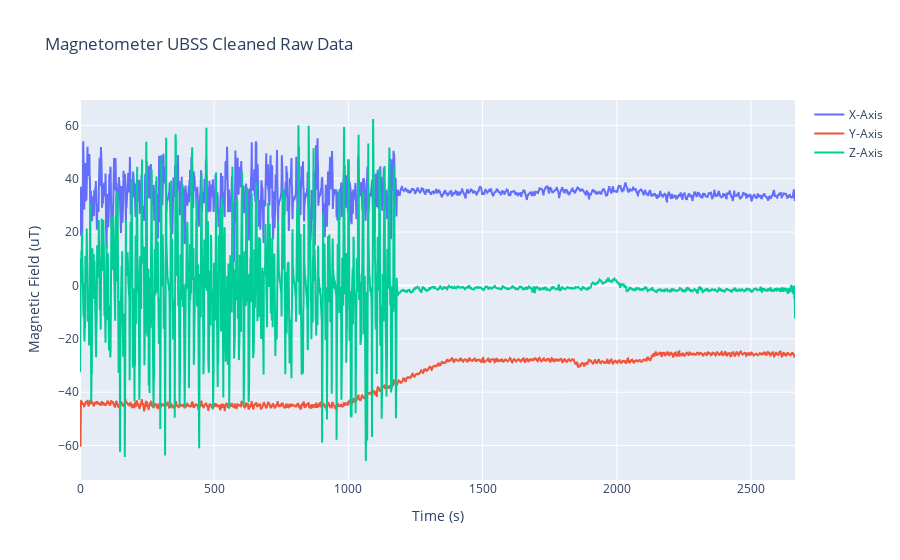
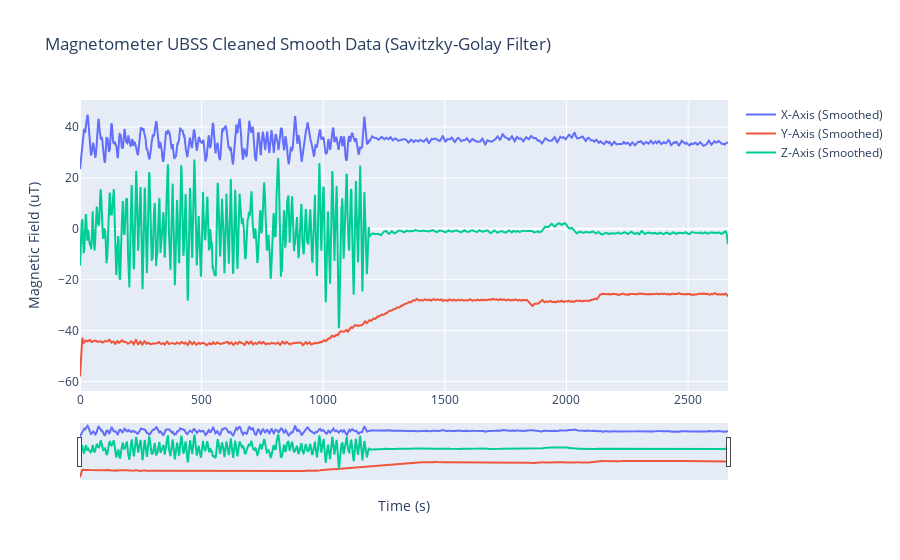
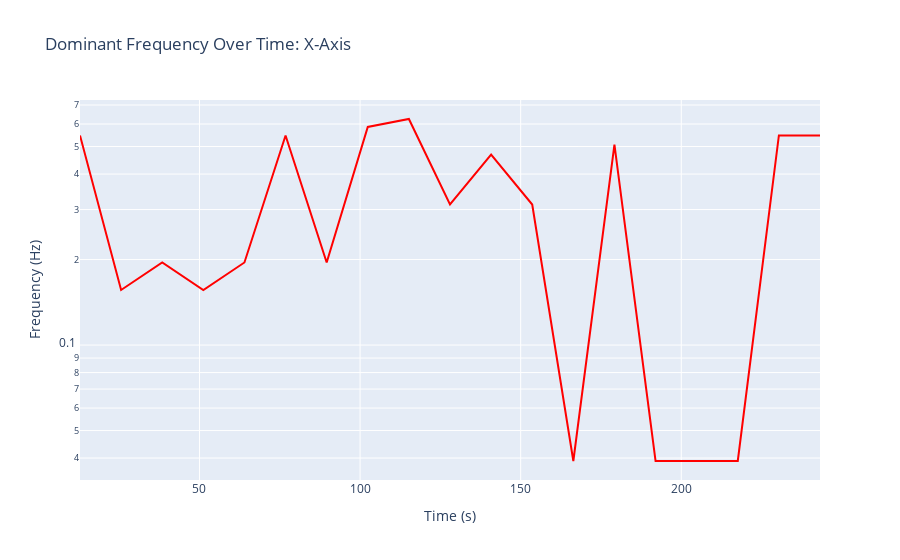
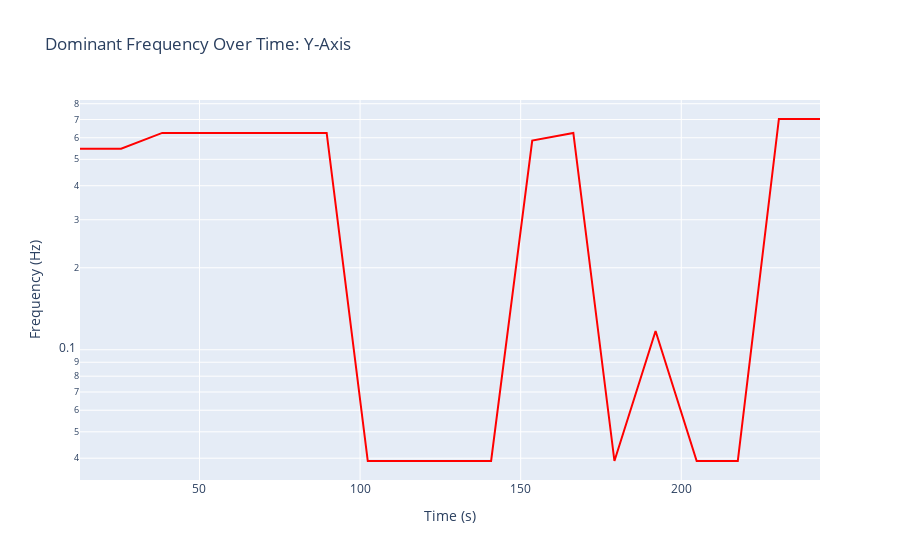

The code cell stored with these charts, in order, in its notebook:
### Code cell
import numpy as np
import matplotlib.pyplot as plt
import plotly.graph_objects as go
import sys
sys.path.append(r'C:\Users\ASUS\Desktop\ubss\MAGPRIME')
from magprime.algorithms import UBSS
from magprime.algorithms import NESS
from magprime.utility import calculate_coupling_coefficients
from scipy import signal
from scipy.signal import savgol_filter

# Function to load data from the .dat file
def load_data(file_path):
    try:
        # Skip the first row (header) and handle comments
        data = np.loadtxt(file_path, usecols=(0, 1, 2, 3, 4, 5, 6, 7, 8, 9, 10, 11))
    except Exception as e:
        print(f"Error loading data: {e}")
        data = np.array([])  # Return an empty array in case of an error
    return data

# Path to the data file
file_path = r"C:\Users\ASUS\Desktop\ubss\onetq_mag_10_1.txt"

if B.size == 0:
    raise ValueError("Failed to load data or data is empty")
    
# Check for rows with all zeros (likely due to invalid entries)
if not B.any(axis=1).all():
    print("Warning: Some rows contain only zeros due to invalid entries.")

# Load data
B = load_data(file_path)

Ba = B.T  # Transpose to separate columns

# Separate into individual arrays for each magnetometer's X, Y, Z components
B_X1, B_Y1, B_Z1 = Ba[0], Ba[1], Ba[2]
B_X2, B_Y2, B_Z2 = Ba[3], Ba[4], Ba[5]
B_X3, B_Y3, B_Z3 = Ba[6], Ba[7], Ba[8]
B_X4, B_Y4, B_Z4 = Ba[9], Ba[10], Ba[11]

# Print sample data to verify values
print("Sample data for verification:")
print("B_Y1:", B_Y1[:5])
print("B_Y2:", B_Y2[:5])
print("B_Y3:", B_Y3[:5])
print("B_Y4:", B_Y4[:5])


# Stack the data into 2D arrays for each magnetometer (3 x n for each)
B1 = np.vstack((B_X1, B_Y1, B_Z1))
B2 = np.vstack((B_X2, B_Y2, B_Z2))
B3 = np.vstack((B_X3, B_Y3, B_Z3))
B4 = np.vstack((B_X4, B_Y4, B_Z4))

# Stack all magnetometer data into a 3D array: (magnetometers, axes, data points)
# Stack all magnetometer data into a 3D array: (magnetometers, axes, data points)
B_ma = np.stack((B1, B2, B3, B4), axis=0)

# Decimate the data to 0.1 Hz
B_qzs = B_ma[:, :, ::2]
# Plot the data for each axis of the four magnetometers
plt.figure(figsize=(15, 15))

# Plot X-Axis Data from Magnetometers
plt.subplot(4, 1, 1)
plt.title("X-Axis Data from Magnetometers")
plt.plot(B_X1, label="Magnetometer 1")
plt.plot(B_X2, label="Magnetometer 2")
plt.plot(B_X3, label="Magnetometer 3")
plt.plot(B_X4, label="Magnetometer 4")
plt.xlabel("Time (s)")
plt.ylabel("Magnetic Field (µT)")
plt.legend()

# Plot Y-Axis Data from Magnetometers
plt.subplot(4, 1, 2)
plt.title("Y-Axis Data from Magnetometers")
plt.plot(B_Y1, label="Magnetometer 1")
plt.plot(B_Y2, label="Magnetometer 2")
plt.plot(B_Y3, label="Magnetometer 3")
plt.plot(B_Y4, label="Magnetometer 4")
plt.xlabel("Time (s)")
plt.ylabel("Magnetic Field (µT)")
plt.legend()

# Plot Z-Axis Data from Magnetometers
plt.subplot(4, 1, 3)
plt.title("Z-Axis Data from Magnetometers")
plt.plot(B_Z1, label="Magnetometer 1")
plt.plot(B_Z2, label="Magnetometer 2")
plt.plot(B_Z3, label="Magnetometer 3")
plt.plot(B_Z4, label="Magnetometer 4")
plt.xlabel("Time (s)")
plt.ylabel("Magnetic Field (µT)")
plt.legend()


# Verify the shape of the data
if B_ma.shape != (4, 3, B_X1.size):
    raise ValueError("Data shape mismatch. Expected (4, 3, n_samples).")



# Debug: Check shape of B_ma
print(f"Shape of B_ma: {B_ma.shape}")

# Remove invalid rows (if any)
B_ma = B_ma[:, :, B_ma.any(axis=(0, 1))]
print(f"Shape after removing invalid rows: {B_ma.shape}")

# Debug: Check for sufficient samples
if B_ma.shape[2] < 2:
    raise ValueError("Insufficient samples for clustering.")

# Configure UBSS parameters
UBSS.detrend = True
UBSS.sigma = 100  # Adjust based on noise level
UBSS.fs = 10      # Set to the actual sampling frequency
UBSS.cs_iters = 5 # Increase for better convergence
UBSS.bpo = 10     # Increase for higher frequency resolution

# Clean the data using UBSS
B_ubss = UBSS.clean(np.copy(B_ma), triaxial=True)

# Debug: Check the shape of B_ubss
print(f"B_ubss shape: {B_ubss.shape}")

# UBSS cleaned Raw data 

if B_ubss.ndim == 3:
    for i in range(B_ubss.shape[0]):  # Loop over magnetometers
        fig = go.Figure()
        fig.add_trace(go.Scatter(y=B_ubss[i, 0, :], mode='lines', name="X-Axis"))
        fig.add_trace(go.Scatter(y=B_ubss[i, 1, :], mode='lines', name="Y-Axis"))
        fig.add_trace(go.Scatter(y=B_ubss[i, 2, :], mode='lines', name="Z-Axis"))
        fig.update_layout(
            title=f"Magnetometer {i+1}",
            xaxis_title="Time (s)",
            yaxis_title="Magnetic Field (uT)",
            hovermode="x unified"
        )
        fig.show()
else:
    fig = go.Figure()
    fig.add_trace(go.Scatter(y=B_ubss[0, :], mode='lines', name="X-Axis"))
    fig.add_trace(go.Scatter(y=B_ubss[1, :], mode='lines', name="Y-Axis"))
    fig.add_trace(go.Scatter(y=B_ubss[2, :], mode='lines', name="Z-Axis"))
    fig.update_layout(
        title="Magnetometer UBSS Cleaned Raw Data",
        xaxis_title="Time (s)",
        yaxis_title="Magnetic Field (uT)",
        hovermode="x unified"
    )
    fig.show()


# Apply savitzky_Golay filter 
window_length = 21  # Must be odd (e.g., 11, 21, 31)
polyorder = 2       # Polynomial order (e.g., 2 for quadratic, 3 for cubic)
# Create an array to store the smoothed data
B_ubss_smooth = np.zeros_like(B_ubss)

if B_ubss.ndim == 3:
    # Apply the filter to each magnetometer and axis
    for i in range(B_ubss.shape[0]):  # Loop over magnetometers
        for j in range(B_ubss.shape[1]):  # Loop over axes (X, Y, Z)
            B_ubss_smooth[i, j, :] = savgol_filter(B_ubss[i, j, :], window_length, polyorder)
else:
    # Apply the filter to each axis (X, Y, Z)
    for j in range(B_ubss.shape[0]):
        B_ubss_smooth[j, :] = savgol_filter(B_ubss[j, :], window_length, polyorder)



if B_ubss.ndim == 3:
    for i in range(B_ubss.shape[0]):  # Loop over magnetometers
        fig = go.Figure()
        
        # Add smoothed traces
        fig.add_trace(go.Scatter(y=B_ubss_smooth[i, 0, :], mode='lines', name="X-Axis (Smoothed)"))
        fig.add_trace(go.Scatter(y=B_ubss_smooth[i, 1, :], mode='lines', name="Y-Axis (Smoothed)"))
        fig.add_trace(go.Scatter(y=B_ubss_smooth[i, 2, :], mode='lines', name="Z-Axis (Smoothed)"))
        
        # Update layout
        fig.update_layout(
            title=f"Magnetometer {i+1} (Smoothed Data)",
            xaxis_title="Time (s)",
            yaxis_title="Magnetic Field (uT)",
            hovermode="x unified",
            xaxis=dict(
                rangeslider=dict(visible=True),  # Add a range slider for the x-axis
                type="linear"  # Use linear scaling for the x-axis
            ),
            yaxis=dict(
                fixedrange=False  # Allow y-axis to zoom
            )
        )
        fig.show()
else:
    fig = go.Figure()
    
    # Add smoothed traces
    fig.add_trace(go.Scatter(y=B_ubss_smooth[0, :], mode='lines', name="X-Axis (Smoothed)"))
    fig.add_trace(go.Scatter(y=B_ubss_smooth[1, :], mode='lines', name="Y-Axis (Smoothed)"))
    fig.add_trace(go.Scatter(y=B_ubss_smooth[2, :], mode='lines', name="Z-Axis (Smoothed)"))
    
    # Update layout
    fig.update_layout(
        title="Magnetometer UBSS Cleaned Smooth Data (Savitzky-Golay Filter)",
        xaxis_title="Time (s)",
        yaxis_title="Magnetic Field (uT)",
        hovermode="x unified",
        xaxis=dict(
            rangeslider=dict(visible=True),  # Add a range slider for the x-axis
            type="linear"  # Use linear scaling for the x-axis
        ),
        yaxis=dict(
            fixedrange=False  # Allow y-axis to zoom
        )
    )
    fig.show()

# Spectrogram view 

import numpy as np
import plotly.graph_objects as go
from scipy import signal

def plot_frequency_curve(data, fs, axes_labels):
    for i, label in enumerate(axes_labels):
        # Compute the spectrogram
        f, t, Sxx = signal.spectrogram(data[i], fs=fs, nperseg=256, noverlap=128)
        
        # Find the dominant frequency at each time step
        dominant_freq = f[np.argmax(Sxx, axis=0)]
        
        # Create a plot for the dominant frequency curve
        fig = go.Figure()
        
        # Add the dominant frequency curve
        fig.add_trace(go.Scatter(
            x=t,
            y=dominant_freq,
            mode='lines',
            line=dict(color='red', width=2),
            name='Dominant Frequency'
        ))
        
        # Update the layout
        fig.update_layout(
            title=f"Dominant Frequency Over Time: {label}",
            xaxis_title="Time (s)",
            yaxis_title="Frequency (Hz)",
            yaxis_type="log"  # Use logarithmic scale for frequency
        )
        
        # Show the plot
        fig.show()

# Call the function with UBSS-cleaned data
plot_frequency_curve(B_ubss, fs=10, axes_labels=["X-Axis", "Y-Axis", "Z-Axis"])

### Figure 1 — Plotly figure (JSON) as saved in the notebook; plotly's stock layout.template omitted (floating-point values rounded to 4 significant figures; data arrays with more than 128 entries replaced by an {"elided": "..."} marker saying what was removed)
{"data": [{"mode": "lines", "name": "X-Axis", "type": "scatter", "y": {"elided": "2665 float values"}}, {"mode": "lines", "name": "Y-Axis", "type": "scatter", "y": {"elided": "2665 float values"}}, {"mode": "lines", "name": "Z-Axis", "type": "scatter", "y": {"elided": "2665 float values"}}], "layout": {"autosize": true, "hovermode": "x unified", "title": {"text": "Magnetometer UBSS Cleaned Raw Data"}, "xaxis": {"autorange": true, "range": [0, 2664], "title": {"text": "Time (s)"}}, "yaxis": {"autorange": true, "range": [-72.89, 69.48], "title": {"text": "Magnetic Field (uT)"}, "type": "linear"}}}

### Figure 2 — Plotly figure (JSON) as saved in the notebook; plotly's stock layout.template omitted (floating-point values rounded to 4 significant figures; data arrays with more than 128 entries replaced by an {"elided": "..."} marker saying what was removed)
{"data": [{"mode": "lines", "name": "X-Axis (Smoothed)", "type": "scatter", "y": {"elided": "2665 float values"}}, {"mode": "lines", "name": "Y-Axis (Smoothed)", "type": "scatter", "y": {"elided": "2665 float values"}}, {"mode": "lines", "name": "Z-Axis (Smoothed)", "type": "scatter", "y": {"elided": "2665 float values"}}], "layout": {"autosize": true, "hovermode": "x unified", "title": {"text": "Magnetometer UBSS Cleaned Smooth Data (Savitzky-Golay Filter)"}, "xaxis": {"autorange": true, "range": [0, 2664], "rangeslider": {"autorange": true, "range": [0, 2664], "visible": true, "yaxis": {"_template": null, "rangemode": "match"}}, "title": {"text": "Time (s)"}, "type": "linear"}, "yaxis": {"autorange": true, "fixedrange": false, "range": [-63.75, 50.61], "title": {"text": "Magnetic Field (uT)"}, "type": "linear"}}}

### Figure 3 — Plotly figure (JSON) as saved in the notebook; plotly's stock layout.template omitted (floating-point values rounded to 4 significant figures)
{"data": [{"line": {"color": "red", "width": 2}, "mode": "lines", "name": "Dominant Frequency", "type": "scatter", "x": [12.8, 25.6, 38.4, 51.2, 64, 76.8, 89.6, 102.4, 115.2, 128, 140.8, 153.6, 166.4, 179.2, 192, 204.8, 217.6, 230.4, 243.2], "y": [0.5469, 0.1562, 0.1953, 0.1562, 0.1953, 0.5469, 0.1953, 0.5859, 0.625, 0.3125, 0.4688, 0.3125, 0.03906, 0.5078, 0.03906, 0.03906, 0.03906, 0.5469, 0.5469]}], "layout": {"autosize": true, "title": {"text": "Dominant Frequency Over Time: X-Axis"}, "xaxis": {"autorange": true, "range": [12.8, 243.2], "title": {"text": "Time (s)"}, "type": "linear"}, "yaxis": {"autorange": true, "range": [-1.475, -0.1372], "title": {"text": "Frequency (Hz)"}, "type": "log"}}}

### Figure 4 — Plotly figure (JSON) as saved in the notebook; plotly's stock layout.template omitted (floating-point values rounded to 4 significant figures)
{"data": [{"line": {"color": "red", "width": 2}, "mode": "lines", "name": "Dominant Frequency", "type": "scatter", "x": [12.8, 25.6, 38.4, 51.2, 64, 76.8, 89.6, 102.4, 115.2, 128, 140.8, 153.6, 166.4, 179.2, 192, 204.8, 217.6, 230.4, 243.2], "y": [0.5469, 0.5469, 0.625, 0.625, 0.625, 0.625, 0.625, 0.03906, 0.03906, 0.03906, 0.03906, 0.5859, 0.625, 0.03906, 0.1172, 0.03906, 0.03906, 0.7031, 0.7031]}], "layout": {"autosize": true, "title": {"text": "Dominant Frequency Over Time: Y-Axis"}, "xaxis": {"autorange": true, "range": [12.8, 243.2], "title": {"text": "Time (s)"}, "type": "linear"}, "yaxis": {"autorange": true, "range": [-1.478, -0.08323], "title": {"text": "Frequency (Hz)"}, "type": "log"}}}
